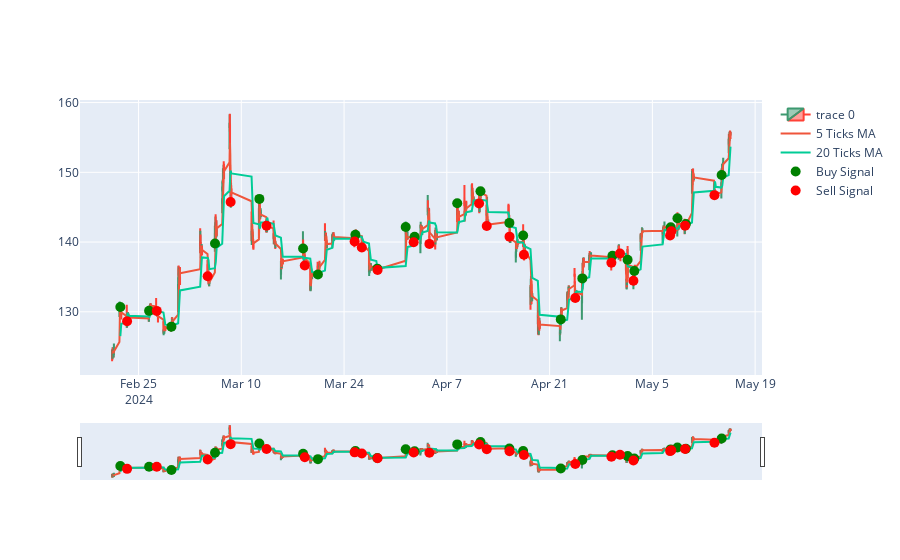

Notebook code cell kept with this figure:
### Code cell
# count the number of times the 5 ticks MA crosses the 20 ticks MA

tsm_data['5T_MA'] = tsm_data['Close'].rolling(window=5).mean()
tsm_data['20T_MA'] = tsm_data['Close'].rolling(window=20).mean()

tsm_data['signal'] = np.where(tsm_data['5T_MA'] > tsm_data['20T_MA'], 1, 0)
tsm_data['signal'] = tsm_data['signal'].diff()


print(tsm_data['signal'].value_counts())

# plot the buy and sell signals

fig = go.Figure(data=[go.Candlestick(x=tsm_data.index,
                open=tsm_data['Open'],
                high=tsm_data['High'],
                low=tsm_data['Low'],
                close=tsm_data['Close'])])

fig.add_trace(go.Scatter(x=tsm_data.index, y=tsm_data['Close'].rolling(window=5).mean(), name='5 Ticks MA'))
fig.add_trace(go.Scatter(x=tsm_data.index, y=tsm_data['Close'].rolling(window=20).mean(), name='20 Ticks MA'))

buy_signals = tsm_data[tsm_data['signal'] == 1]
sell_signals = tsm_data[tsm_data['signal'] == -1]

fig.add_trace(go.Scatter(x=buy_signals.index, y=buy_signals['Close'], mode='markers', marker=dict(color='green', size=10), name='Buy Signal'))

fig.add_trace(go.Scatter(x=sell_signals.index, y=sell_signals['Close'], mode='markers', marker=dict(color='red', size=10), name='Sell Signal'))

fig.show()

### Figure 1 — Plotly figure (JSON) as saved in the notebook; plotly's stock layout.template omitted (floating-point values rounded to 4 significant figures; data arrays with more than 128 entries replaced by an {"elided": "..."} marker saying what was removed)
{"data": [{"close": {"elided": "780 float values"}, "high": {"elided": "780 float values"}, "low": {"elided": "780 float values"}, "open": {"elided": "780 float values"}, "type": "candlestick", "x": {"elided": "780 str values"}}, {"name": "5 Ticks MA", "type": "scatter", "x": {"elided": "780 str values"}, "y": {"elided": "780 float values"}}, {"name": "20 Ticks MA", "type": "scatter", "x": {"elided": "780 str values"}, "y": {"elided": "780 float values"}}, {"marker": {"color": "green", "size": 10}, "mode": "markers", "name": "Buy Signal", "type": "scatter", "x": ["2024-02-22T12:30:00-05:00", "2024-02-26T10:30:00-05:00", "2024-02-29T11:30:00-05:00", "2024-03-06T10:00:00-05:00", "2024-03-12T11:00:00-04:00", "2024-03-18T10:00:00-04:00", "2024-03-20T10:30:00-04:00", "2024-03-25T13:00:00-04:00", "2024-03-28T12:30:00-04:00", "2024-04-01T09:30:00-04:00", "2024-04-02T14:30:00-04:00", "2024-04-08T10:00:00-04:00", "2024-04-11T14:00:00-04:00", "2024-04-15T12:30:00-04:00", "2024-04-17T09:30:00-04:00", "2024-04-22T12:30:00-04:00", "2024-04-25T11:00:00-04:00", "2024-04-29T13:30:00-04:00", "2024-05-01T15:00:00-04:00", "2024-05-02T13:00:00-04:00", "2024-05-07T12:00:00-04:00", "2024-05-08T10:00:00-04:00", "2024-05-09T13:30:00-04:00", "2024-05-14T10:30:00-04:00"], "y": [130.7, 130.1, 127.9, 139.8, 146.2, 139.1, 135.4, 141.0, 136.2, 142.2, 140.8, 145.6, 147.3, 142.8, 140.9, 128.9, 134.8, 138.1, 137.5, 135.8, 142.1, 143.4, 142.6, 149.6]}, {"marker": {"color": "red", "size": 10}, "mode": "markers", "name": "Sell Signal", "type": "scatter", "x": ["2024-02-23T10:30:00-05:00", "2024-02-27T11:30:00-05:00", "2024-03-05T10:00:00-05:00", "2024-03-08T13:00:00-05:00", "2024-03-13T10:30:00-04:00", "2024-03-18T15:30:00-04:00", "2024-03-25T10:30:00-04:00", "2024-03-26T10:00:00-04:00", "2024-03-28T13:30:00-04:00", "2024-04-02T11:30:00-04:00", "2024-04-04T15:00:00-04:00", "2024-04-11T09:30:00-04:00", "2024-04-12T10:30:00-04:00", "2024-04-15T13:00:00-04:00", "2024-04-17T12:00:00-04:00", "2024-04-24T12:00:00-04:00", "2024-04-29T10:00:00-04:00", "2024-04-30T14:00:00-04:00", "2024-05-02T10:00:00-04:00", "2024-05-07T10:00:00-04:00", "2024-05-07T14:00:00-04:00", "2024-05-09T11:00:00-04:00", "2024-05-13T11:00:00-04:00"], "y": [128.6, 130.1, 135.1, 145.8, 142.3, 136.6, 140.1, 139.2, 136.0, 140.0, 139.7, 145.5, 142.3, 140.8, 138.2, 132.0, 137.0, 138.4, 134.4, 140.9, 141.6, 142.4, 146.7]}], "layout": {}}
